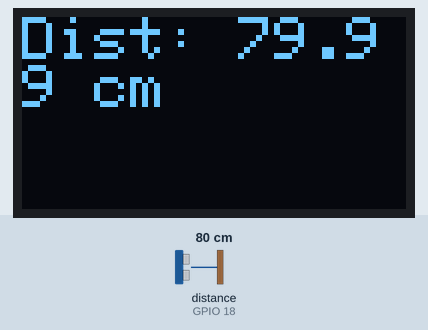
A sketch run on a simulated ESP32. On the bench: 128×64 one-colour display. Wiring (inferred from the names in the program): ultrasonic range finder: trigger GPIO 5; echo GPIO 18. Inputs (shaded band) come from the test bench; at power-on: distance to the obstacle (sensor on GPIO 18) 80 cm. The echo pulse lasts 58.3 µs per cm.

Above: at 3.2 s.
3.3 s: distance to the obstacle (sensor on GPIO 18) set to 2 cm
At 4.8 s:
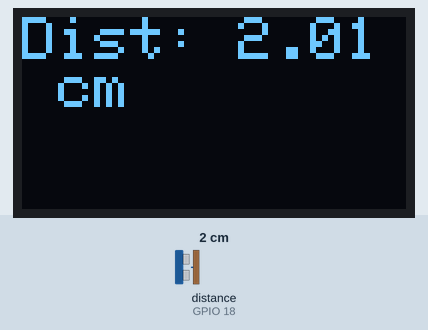
5.1 s: distance to the obstacle (sensor on GPIO 18) set to 4 cm
At 5.5 s:
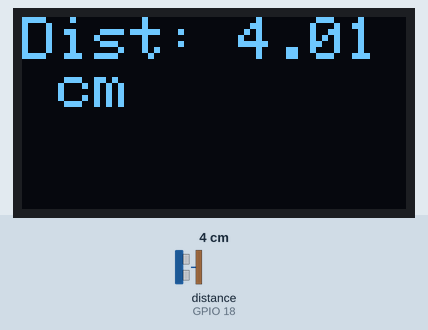
6.7 s: distance to the obstacle (sensor on GPIO 18) set to 9 cm
At 7.2 s:
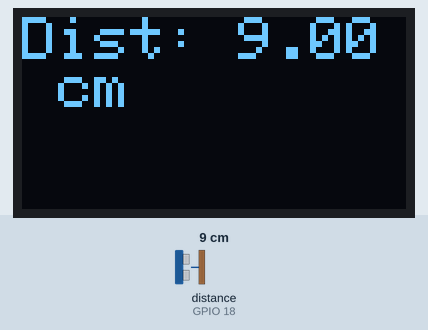
Timing chart, 0 to 9.7 s (numbered marks = the images above; inputs shaded):
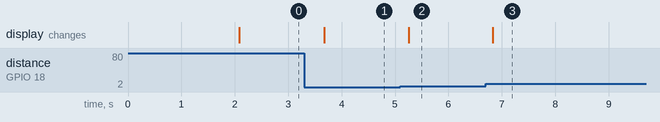

The sketch:

ultraSonico.ino
```cpp
#include <Wire.h> // Necessário para comunicação I2C
#include <Adafruit_GFX.h> // Biblioteca gráfica da Adafruit
#include <Adafruit_SSD1306.h> // Biblioteca específica para o display SSD1306

// Define os pinos do sensor ultrassônico
const int pinoTrig = 5;  // Pino Trig conectado ao GPIO2 do ESP32
const int pinoEcho = 18;  // Pino Echo (depois do divisor de tensão) conectado ao GPIO4 do ESP32

// Define a velocidade do som em cm/microssegundo (0.0343 cm/µs)
const float velocidadeDoSom = 0.0343;

// Configuração do display OLED
// Defina a largura e altura do seu display
#define SCREEN_WIDTH 128 // Largura do display OLED (em pixels)
#define SCREEN_HEIGHT 64 // Altura do display OLED (em pixels)

// Defina o endereço I2C do seu display (geralmente 0x3C ou 0x3D)
#define OLED_RESET -1 // Pino de reset (use -1 se estiver usando um pino de reset compartilhado ou nenhum pino de reset)

// Cria o objeto do display SSD1306
Adafruit_SSD1306 display(SCREEN_WIDTH, SCREEN_HEIGHT, &Wire, OLED_RESET);

void setup() {
  // Inicializa a comunicação serial (ainda útil para depuração)
  Serial.begin(115200);

  // Define os pinos do sensor como entrada ou saída
  pinMode(pinoTrig, OUTPUT);
  pinMode(pinoEcho, INPUT);

  // Inicializa o display OLED
  // Verifica se o display foi inicializado corretamente
  if (!display.begin(SSD1306_SWITCHCAPVCC, 0x3C)) { // O endereço 0x3C é o mais comum, mas pode ser 0x3D
    Serial.println(F("Falha na inicializacao do SSD1306"));
    for (;;); // Loop infinito se o display não inicializar
  }

  // Limpa o buffer do display
  display.clearDisplay();

  // Configura a cor do texto (WHITE ou BLACK, dependendo do display)
  display.setTextColor(SSD1306_WHITE);

  // Exibe uma mensagem inicial no display
  display.setTextSize(1); // Tamanho do texto
  display.setCursor(0, 0); // Posição inicial do cursor (coluna, linha)
  display.println("Iniciando sensor...");
  display.display(); // Mostra o conteúdo do buffer no display
  delay(2000); // Espera 2 segundos
}

void loop() {
  // Limpa o pino Trig
  digitalWrite(pinoTrig, LOW);
  delayMicroseconds(2);

  // Envia um pulso de 10 microssegundos
  digitalWrite(pinoTrig, HIGH);
  delayMicroseconds(10);
  digitalWrite(pinoTrig, LOW);

  // Mede a duração do pulso
  long duracao = pulseIn(pinoEcho, HIGH);

  // Calcula a distância
  float distanciaCm = (duracao * velocidadeDoSom) / 2;

  // Limpa o display para a nova leitura
  display.clearDisplay();

  // Configura o texto para exibir a distância
  display.setTextSize(2); // Um tamanho de texto maior para a distância
  display.setCursor(0, 0); // Inicia no canto superior esquerdo
  display.print("Dist: ");
  display.print(distanciaCm);
  display.println(" cm");

  // Exibe a informação no display
  display.display();

  // Pequeno atraso para não atualizar o display muito rápido
  delay(500);
}
```

Measured:
- after the input at 3.3 s, the display: changes after 0.37 s (image 1)
- after the input at 5.1 s, the display: changes after 0.15 s (image 2)
- after the input at 6.7 s, the display: changes after 0.13 s (image 3)
